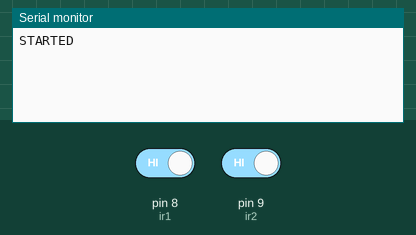
The sketch below on a simulated Arduino Uno, built with avr-gcc and run on an emulated ATmega328P. Shown: the last lines printed to the serial monitor. The inputs (shaded band) are chosen by the test bench; at power-on: pin 8 (ir1) HIGH, pin 9 (ir2) HIGH.

Above: at 1.2 s.
1.3 s: pin 8 (ir1) driven LOW
At 1.6 s:
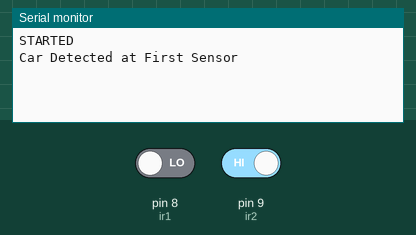
2.8 s: pin 9 (ir2) driven LOW
At 3.9 s:
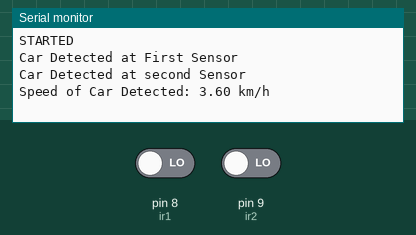

The sketch:

IR_Speed_Transmitter.ino
```cpp
//Keeping Sensor 1 and Sensor 2 at a difference of 1 metre

int ir1 = 8; // Pin Number for Sensor 1
int ir2 = 9; // Pin Number for Sensor 2

long begin, end; // Variables to keep track of time
int difference; // Varibale to Store time taken by Car
float speed; //Variable to Store Calculated Speed of Car
int speedLim = 10; //Speed limit for Overspeeding

void setup() {

  Serial.begin(9600); //Initializing Serial Communications


  pinMode(ir1,INPUT_PULLUP); //Making IR-1 pin as Input
  pinMode(ir2,INPUT_PULLUP); //Making IR-2 pin as Input


  Serial.println("STARTED");


}

void loop()
{
  if(digitalRead(ir1)==LOW) //If Car detected in front of Sensor -1
  {
    Serial.println("Car Detected at First Sensor"); //Print a message
    begin = millis(); //Record the Time when Car reaches sensor 1

    while(digitalRead(ir2)==HIGH) //Until Car is not detected at Sensor-2
    {
      delay(1);//Waiting until Car Reaches Sensor 2
    }
    //Car reached at Sensor 2
     Serial.println("Car Detected at second Sensor"); //Print a message
    end = millis(); //Record the Time when Car reaches sensor 2

    difference = end-begin;//Calculate total time taken
    speed = difference/1000; // Converting milliseconds to seconds
    speed = (speed*3600)/1000; //Converting seconds to Hour and Km

    Serial.print("Speed of Car Detected: ");
    Serial.print(speed);
    Serial.println(" km/h"); //Print the calculated speed

    if(speed > speedLim) //If Detected Speed is more that Speed Limit
    {
      Serial.println("OVERSPEED DETECTED"); //Show Warning message
    }

    delay(2000);


  }
  else
  {
    delay(1);//Small Delay
  }


}
```

Measured:
- after the input at 1.3 s, the serial monitor: prints a new line at once (image 1)
- after the input at 2.8 s, the serial monitor: prints a new line at once (image 2)
